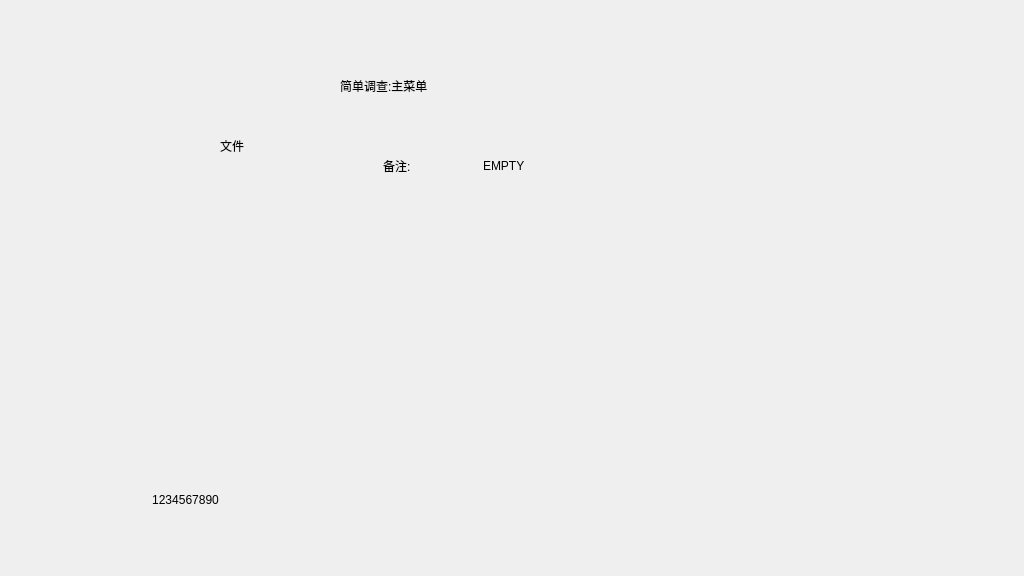
<?xml version="1.0" encoding="UTF-8"?>
<ui version="4.0">
 <class>SimpleMenu</class>
 <widget class="QMainWindow" name="SimpleMenu">
  <property name="geometry">
   <rect>
    <x>0</x>
    <y>0</y>
    <width>1024</width>
    <height>576</height>
   </rect>
  </property>
  <property name="windowTitle">
   <string>MainWindow</string>
  </property>
  <widget class="QWidget" name="centralwidget">
   <widget class="QLabel" name="titleLabel">
    <property name="geometry">
     <rect>
      <x>340</x>
      <y>70</y>
      <width>181</width>
      <height>31</height>
     </rect>
    </property>
    <property name="text">
     <string>简单调查:主菜单</string>
    </property>
   </widget>
   <widget class="QLabel" name="fileLabel">
    <property name="geometry">
     <rect>
      <x>220</x>
      <y>130</y>
      <width>51</width>
      <height>31</height>
     </rect>
    </property>
    <property name="text">
     <string>文件</string>
    </property>
   </widget>
   <widget class="TimeLabel" name="currentTime">
    <property name="geometry">
     <rect>
      <x>90</x>
      <y>490</y>
      <width>191</width>
      <height>20</height>
     </rect>
    </property>
    <property name="styleSheet">
     <string notr="true">font: 75 11pt &quot;黑体&quot;;</string>
    </property>
    <property name="text">
     <string>1234567890</string>
    </property>
    <property name="alignment">
     <set>Qt::AlignCenter</set>
    </property>
   </widget>
   <widget class="QLabel" name="fileTypeLabel">
    <property name="geometry">
     <rect>
      <x>383</x>
      <y>150</y>
      <width>31</width>
      <height>31</height>
     </rect>
    </property>
    <property name="text">
     <string>备注:</string>
    </property>
   </widget>
   <widget class="QLabel" name="fileStatusLabel">
    <property name="geometry">
     <rect>
      <x>483</x>
      <y>150</y>
      <width>41</width>
      <height>31</height>
     </rect>
    </property>
    <property name="text">
     <string>EMPTY</string>
    </property>
   </widget>
  </widget>
 </widget>
 <customwidgets>
  <customwidget>
   <class>TimeLabel</class>
   <extends>QLabel</extends>
   <header>timelabel.h</header>
  </customwidget>
 </customwidgets>
 <resources/>
 <connections/>
</ui>
